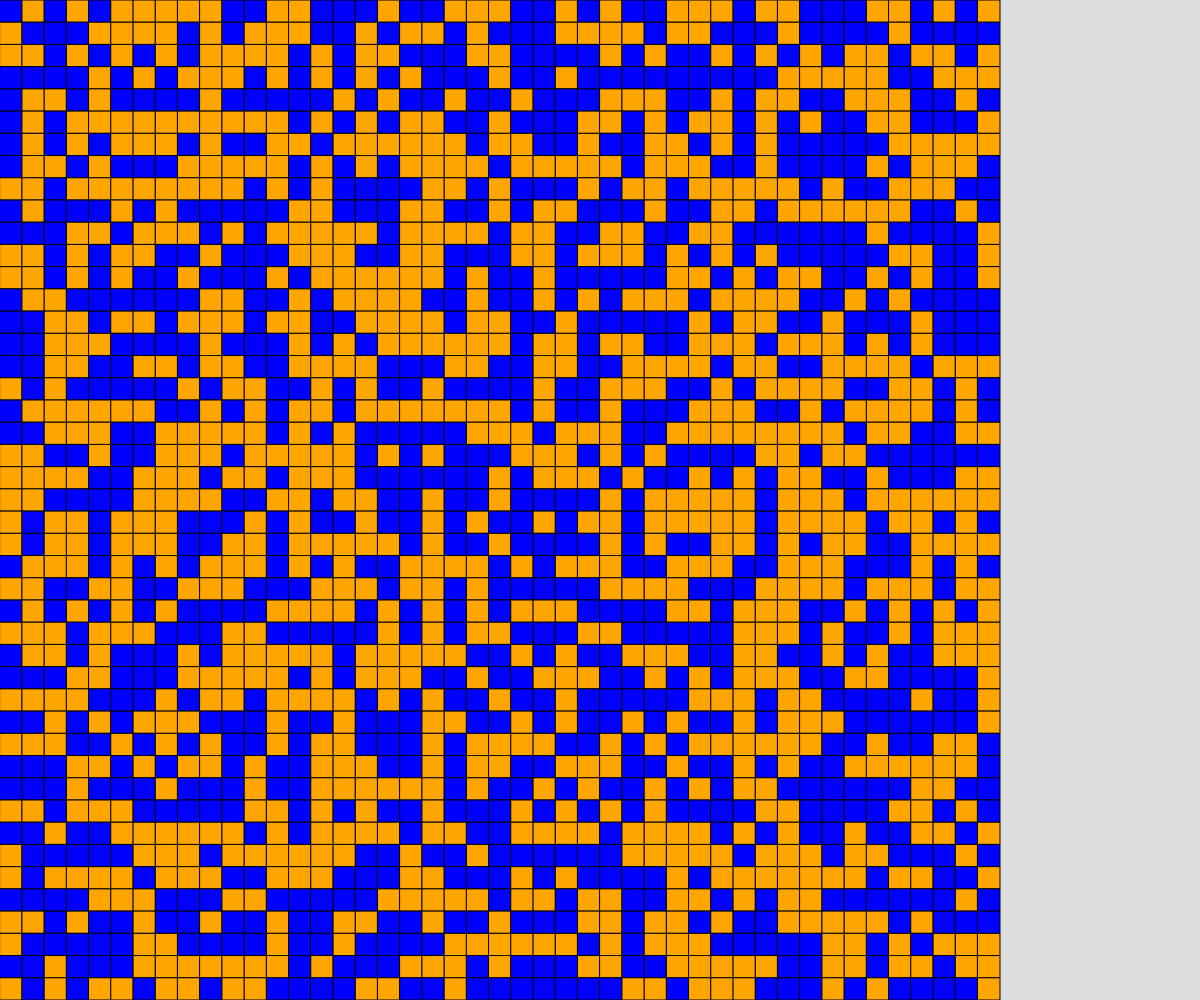
Frame 1 (no input)
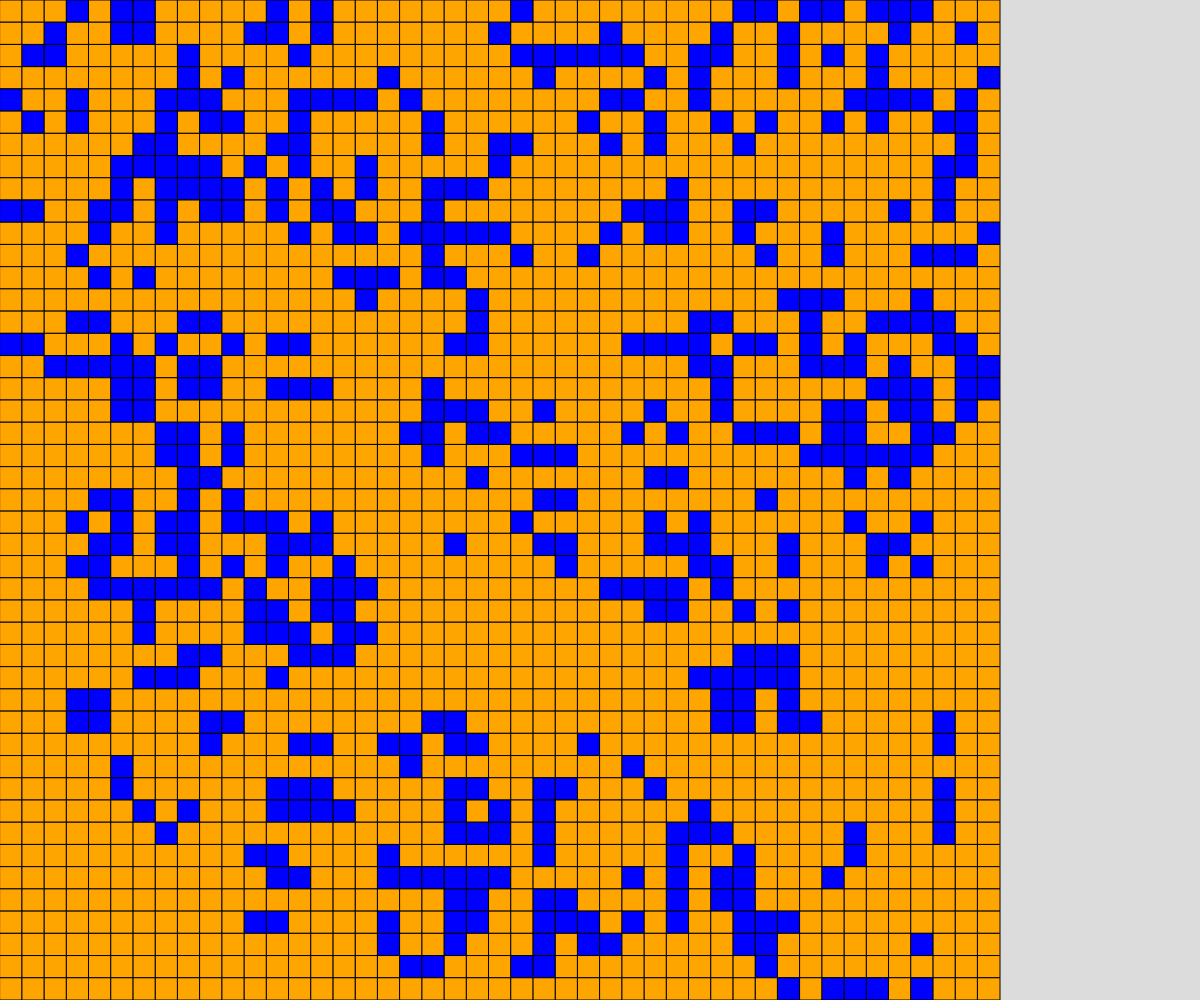
Frame 60 (no input)
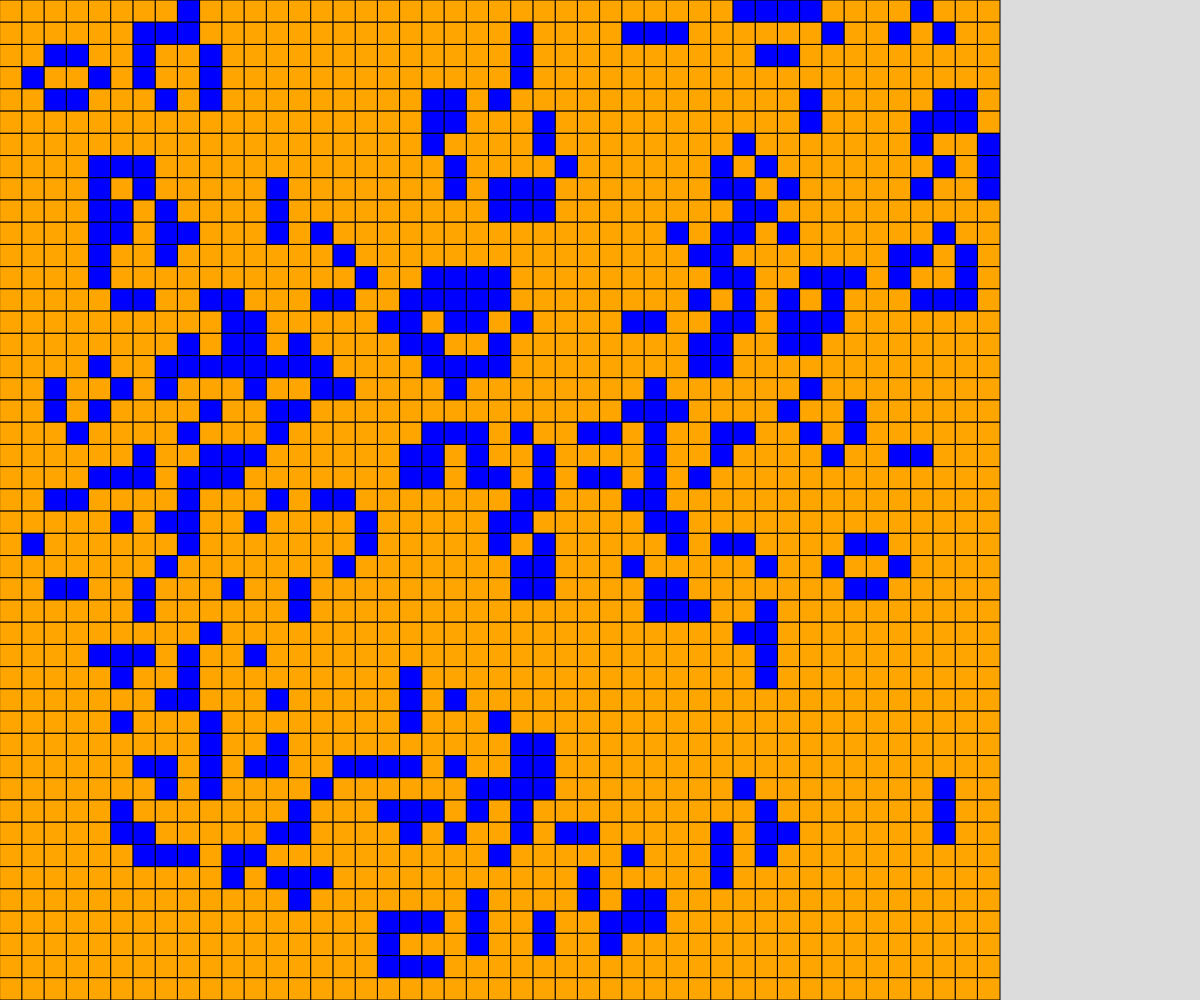
Frame 120 (the mouse pressed at the canvas centre since frame 60)

The p5.js sketch that drew these frames (run headless with seeded random() and noise() and a simulated clock; from frame 60 on, the mouse is pressed at the canvas centre):

// p5.js sketch
// ── sketch.js
// Project Title
// Your Name
// March 21, 2023
//
// Extra for Experts:
// - describe what you did to take this project "above and beyond"

const ROWS = 45;
const COLS = 45;
let grid;
let cellSize;
let auto = true;
let gosper;

function preload() {
  
}

function setup() {
  createCanvas(windowWidth, windowHeight);
  grid = createRandom2dArray(ROWS, COLS);

  //fill the largest square area possible...
  if (width < height) {
    cellSize = width/COLS;
  }
  else {
    cellSize = height/ROWS;
  }
}

function draw() {
  background(220);
  if (auto && frameCount % 10 === 0) {
    grid = updateGrid();
  }
  displayGrid(grid);
}

function keyTyped() {
  if (key === "r") {
    grid = createRandom2dArray(ROWS, COLS);
  }
  else if (key === "e") {
    grid = createEmpty2dArray(ROWS, COLS);
  }
  else if (key === " ") {
    grid = updateGrid();
  }
  else if (key === "a") {
    auto = !auto;
  }
  else if (key === "g") {
    grid = gosper;
  }
}

function mousePressed() {
  let x = Math.floor(mouseX/cellSize);
  let y = Math.floor(mouseY/cellSize);

  toggleCell(x, y);
//  toggleCell(x+1, y); //E
//  toggleCell(x-1, y); //W
//  toggleCell(x, y-1); //N
//  toggleCell(x, y+1); //S
}

function updateGrid() {
  let nextTurn = createEmpty2dArray(ROWS, COLS);

  //look at every cell
  for (let y = 0; y < ROWS; y++) {
    for (let x = 0; x < COLS; x++) {
      //count the neighbours
      let neighbours = 0;

      //look at all cells around
      for (let i = -1; i <= 1; i++) {
        for (let j = -1; j <= 1; j++) {
          //detect edge cases
          if (y+i >= 0 && y+i < ROWS && x+j >= 0 && x+j < COLS) {
            neighbours += grid[y+i][x+j];
          }
        }
      }

      //be careful about counting self...
      neighbours -= grid[y][x];

      //apply rules
      if (grid[y][x] === 1) { //alive
        if (neighbours === 2 || neighbours === 3) {
          nextTurn[y][x] = 1; //stay alive
        }
        else {
          nextTurn[y][x] = 0; //died from being lonely or overpopulated
        }
      }

      if (grid[y][x] === 0) { //dead
        if (neighbours === 3) {
          nextTurn[y][x] = 1; //new birth
        }
        else {
          nextTurn[y][x] = 0; //stay dead
        }
      }
    }
  }

  return nextTurn;
}

function toggleCell(x, y) {
  //sanity check
  if (x >= 0 && x < COLS && y >= 0 && y < ROWS) {
    if (grid[y][x] === 0) {
      grid[y][x] = 1;
    }
    else if (grid[y][x] === 1) {
      grid[y][x] = 0;
    }
  }
}

function displayGrid(grid) {
  for (let y = 0; y < ROWS; y++) {
    for (let x = 0; x < COLS; x++) {
      if (grid[y][x] === 0) {
        fill("orange");
      }
      if (grid[y][x] === 1) {
        fill("blue");
      }
      rect(x*cellSize, y*cellSize, cellSize, cellSize);
    }
  }
}

function createEmpty2dArray(ROWS, COLS) {
  let newGrid = [];
  for (let y = 0; y < ROWS; y++) {
    newGrid.push([]);
    for (let x = 0; x < COLS; x++) {
      newGrid[y].push(0);
    }
  }
  return newGrid;
}

function createRandom2dArray(ROWS, COLS) {
  let newGrid = [];
  for (let y = 0; y < ROWS; y++) {
    newGrid.push([]);
    for (let x = 0; x < COLS; x++) {
      if (random(100) > 50) {
        newGrid[y].push(1);
      }
      else {
        newGrid[y].push(0);
      }

    }
  }
  return newGrid;
}
